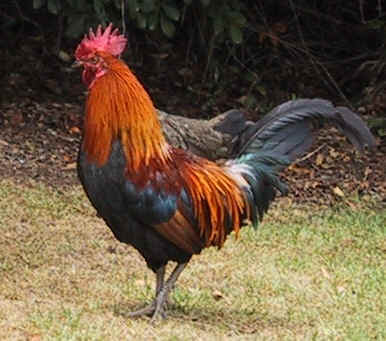
%> input picture assets/rooster.jpg, 386 x 341 px
$ octave LabFormatForColourImages2.m   (GNU Octave 9; MATLAB toolbox functions it lacks are replaced by stand-ins)
%> lines starting %> are read from the running program, lines starting %| are printed output that depends on the picture
clear;
clc;
close all;

% Load the rooster image
Ia = imread('/MATLAB Drive/assets/rooster.jpg');
%> Ia is the input picture: size 341x386x3 uint8; mean R, G, B 110, 91.4, 68
Iad = im2double(Ia);  % Convert to double format

% Create two Gaussians for the centre and surround of the RF
gc = fspecial('gaussian', 9, 1);   % Centre Gaussian
gs = fspecial('gaussian', 9, 1.5); % Surround Gaussian

% Red-on, Green-off
IaRG = conv2(Iad(:,:,1), gc, 'same') - conv2(Iad(:,:,2), gs, 'same');
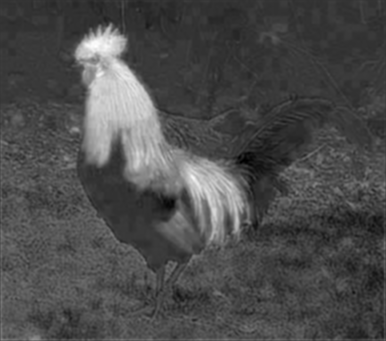
%> IaRG: size 341x386 double; min -0.148, max 0.593, mean 0.0739; drawn with min black and max white

% Yellow-on, Blue-off
yellow = mean(Iad(:,:,1:2), 3);  % Create yellow channel by averaging red and green
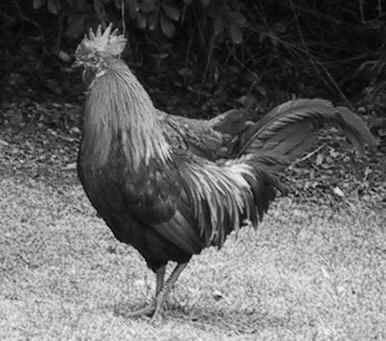
%> yellow: size 341x386 double; min 0, max 0.978, mean 0.395
IaYB = conv2(yellow, gc, 'same') - conv2(Iad(:,:,3), gs, 'same');
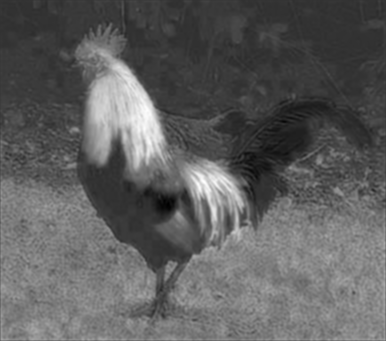
%> IaYB: size 341x386 double; min -0.145, max 0.588, mean 0.128; drawn with min black and max white

% Convert the image to Lab format
Ialab = rgb2lab(Iad);
%> Ialab: size 341x386x3 double; mean of channels 1, 2, 3 38.8, 4.3, 15.6

% Extract values from Lab channels at row=100, column=100
L_value = Ialab(100, 100, 1);  % L-channel value
%> L_value = 47.25
a_value = Ialab(100, 100, 2);  % a-channel value
%> a_value = 42.71
b_value = Ialab(100, 100, 3);  % b-channel value
%> b_value = 49.25

% Display the values rounded to 2 decimal places
disp(['L-channel: ', num2str(round(L_value, 2))]);
%| L-channel: 47.25
disp(['a-channel: ', num2str(round(a_value, 2))]);
%| a-channel: 42.71
disp(['b-channel: ', num2str(round(b_value, 2))]);
%| b-channel: 49.25

% Plot the comparison between RGB opponent cells and Lab format
Iagray = rgb2gray(Iad);
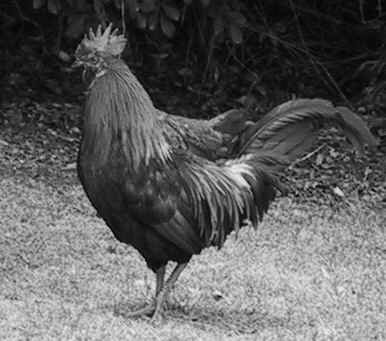
%> Iagray: size 341x386 double; min 0, max 0.951, mean 0.37

figure(10), clf, colormap('gray');
subplot(2,3,1); imagesc(Iagray); axis('off', 'equal', 'tight'); colorbar; title('intensity');
subplot(2,3,2); imagesc(IaRG); axis('off', 'equal', 'tight'); colorbar; title('red-on, green-off');
subplot(2,3,3); imagesc(IaYB); axis('off', 'equal', 'tight'); colorbar; title('yellow-on, blue-off');
subplot(2,3,4); imagesc(Ialab(:,:,1)); axis('off', 'equal', 'tight'); colorbar; title('L-channel');
subplot(2,3,5); imagesc(Ialab(:,:,2)); axis('off', 'equal', 'tight'); colorbar; title('a-channel');
subplot(2,3,6); imagesc(Ialab(:,:,3)); axis('off', 'equal', 'tight'); colorbar; title('b-channel');
%> after `title('b-channel')`:
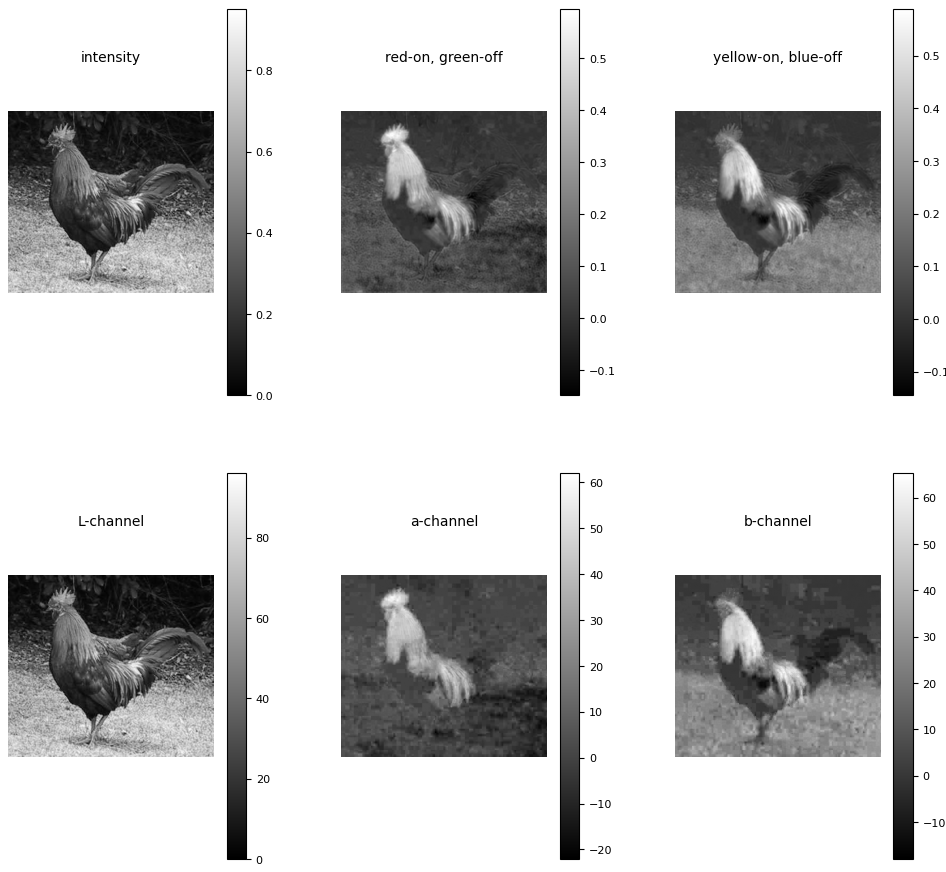
%> figure redrawn from the program's plot data, 6 panels

$ run again, with assets/indoor.jpg copied over assets/rooster.jpg
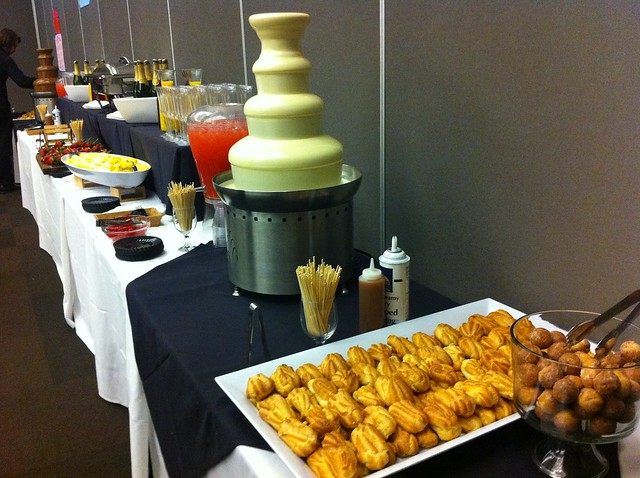
%> input picture assets/indoor.jpg, 640 x 478 px
%> Ia is the input picture: size 478x640x3 uint8; mean R, G, B 104.1, 93.9, 71.5
%> `IaYB = conv2(yellow, gc, 'same') - conv2(Iad(:,:,3), gs, 'same');`:
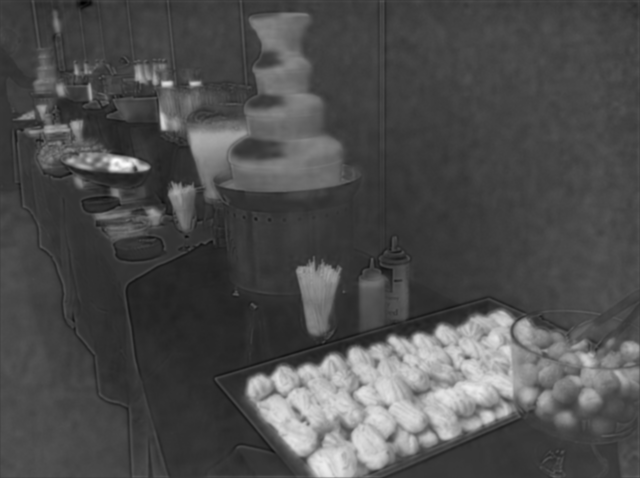
%> IaYB: size 478x640 double; min -0.24, max 0.9, mean 0.108; drawn with min black and max white
%> Ialab: size 478x640x3 double; mean of channels 1, 2, 3 39.4, 1.7, 13.2
%> L_value = 19.98
%> a_value = 10.91
%> b_value = 8.03
%| L-channel: 19.98
%| a-channel: 10.91
%| b-channel: 8.03
%> `Iagray = rgb2gray(Iad);`:
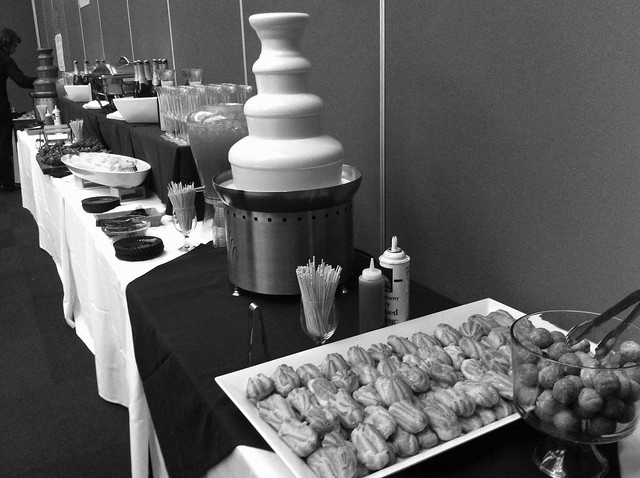
%> Iagray: size 478x640 double; min 0, max 1, mean 0.37

$ run again, with assets/panda_01.jpg copied over assets/rooster.jpg
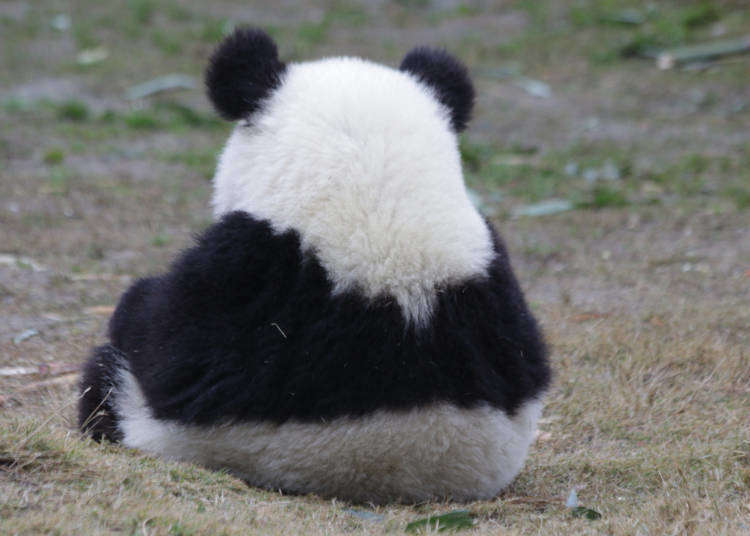
%> input picture assets/panda_01.jpg, 750 x 536 px
%> Ia is the input picture: size 536x750x3 uint8; mean R, G, B 114, 114.5, 111.6
%> `IaRG = conv2(Iad(:,:,1), gc, 'same') - conv2(Iad(:,:,2), gs, 'same');`:
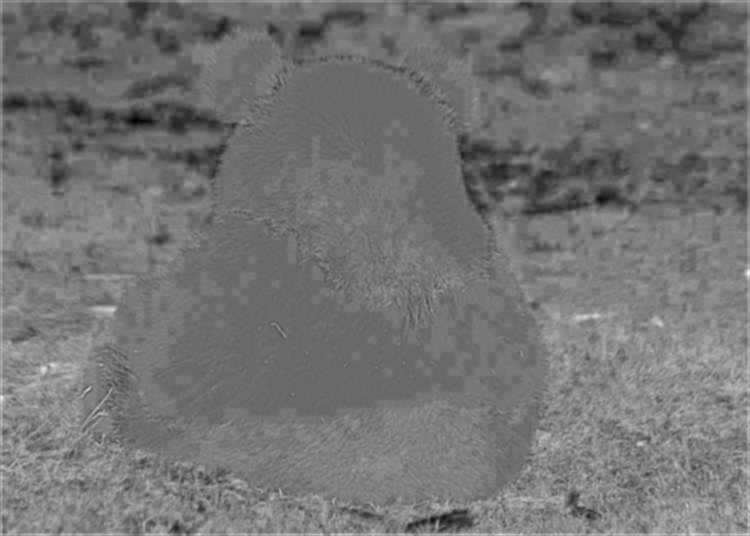
%> IaRG: size 536x750 double; min -0.158, max 0.186, mean -0.00118; drawn with min black and max white
%> `IaYB = conv2(yellow, gc, 'same') - conv2(Iad(:,:,3), gs, 'same');`:
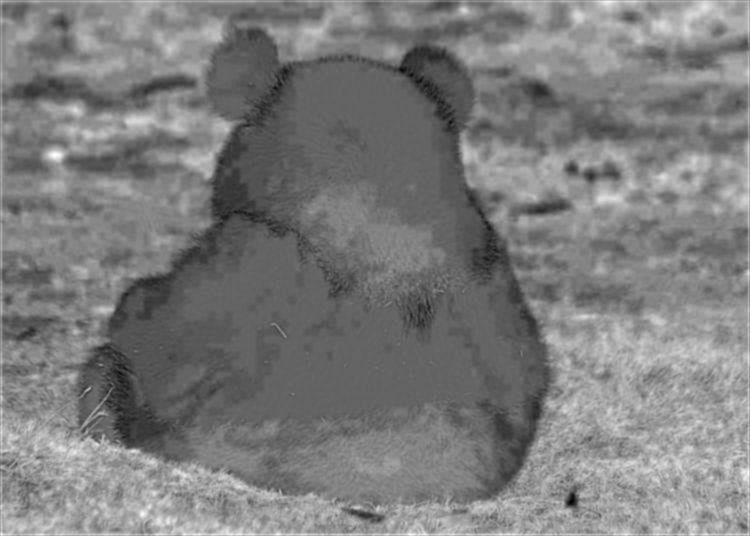
%> IaYB: size 536x750 double; min -0.144, max 0.173, mean 0.011; drawn with min black and max white
%> Ialab: size 536x750x3 double; mean of channels 1, 2, 3 47.2, -0.6, 1.5
%> L_value = 52.03
%> a_value = 0.767
%> b_value = -5.27
%| L-channel: 52.03
%| a-channel: 0.77
%| b-channel: -5.27
